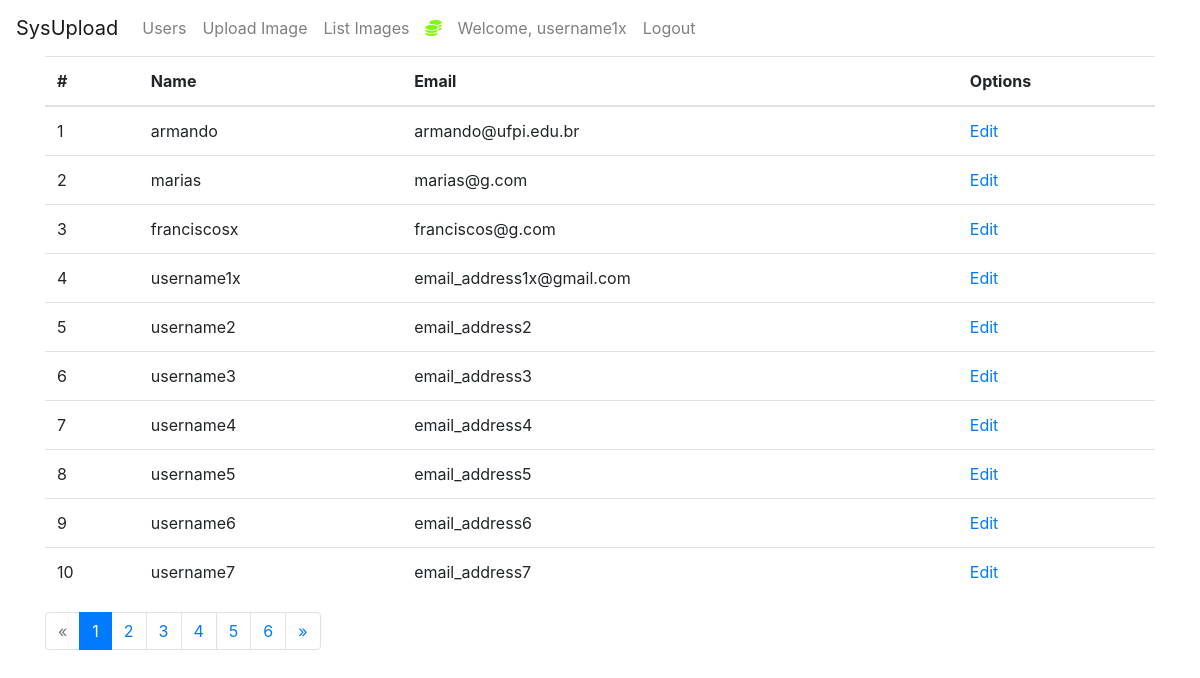
/users (signed in), run on the app's committed database.
### myapp/dao.py (models this page shows, shortened)
class User(db.Model, UserMixin):
    id = db.Column(db.Integer(), primary_key=True)
    username = db.Column(db.String(length=30), nullable=False, unique=True)
    email_address = db.Column(db.String(length=50), nullable=False, unique=True)
    password_hash = db.Column(db.String(length=60), nullable=False)
    @property
    def password(self):
        return self.password

### myapp/users.py (the view)
@app.route('/users')
@login_required
def pagination_page():
    page, per_page, offset = get_page_args(page_parameter='page', per_page_parameter='per_page')
    usersCollection = Users()
    users = usersCollection.list_all_users()
    total = len(users)
    pagination_users = get_users(offset=offset, per_page=per_page, users=users)
    pagination = Pagination(page=page, per_page=per_page, total=total, css_framework='bootstrap4')
    return render_template('user/pagination.html', users=pagination_users, page=page, per_page=per_page, pagination=pagination)

### myapp/dao.py (called while the page is built)
@login_manager.user_loader
def load_user(user_id):
    return User.query.get(int(user_id))

    def list_all_users(self):
        return User.query.all()

### myapp/users.py (called while the page is built)
def get_users(offset=0, per_page=10, users=users):
    return users[offset: offset + per_page]

### myapp/templates/user/pagination.html (shortened to what this page needs)
{% extends 'base.html' %}
{% block content %}
    <div class="container">
      <div class="table-responsive">
        <table class="table table-hover">
          <thead>
            <tr>
              <th>#</th>
              <th>Name</th>
              <th>Email</th>
              <th>Options</th>
            </tr>
          </thead>
          <tbody>
            {% for user in users %}
            <tr>
              <td>{{ loop.index + (page - 1) * per_page }}</td>
              <td>{{ user.username }}</td>
              <td>{{ user.email_address}} </td>
              <td><a href="{{ url_for('edit_user', id=user.id) }}">Edit</a></td>
            </tr>
            {% endfor %}
          </tbody>
        </table>
      </div>
      {{ pagination.links }}
    </div>
{% endblock %}

### myapp/templates/base.html (shortened to what this page needs)
<!doctype html>
<html lang="en">
   <head>
      <link rel="stylesheet" href="https://cdn.jsdelivr.net/npm/bootstrap@4.5.3/dist/css/bootstrap.min.css">
   </head>
   <body>
    <nav class="navbar navbar-expand-md navbar-light">
      <a class="navbar-brand" href="{{ url_for('myapp_page') }} ">SysUpload</a>
      <div class="collapse navbar-collapse" id="navbarNav">
          {% if current_user.is_authenticated %}
            <ul class="navbar-nav">
                <li class="nav-item">
                    <a class="nav-link" href="{{ url_for('pagination_page') }}">Users</a>
                </li>
                <li class="nav-item">
                    <a class="nav-link" href="{{ url_for('upload_page') }}">Upload Image</a>
                </li>
                <li class="nav-item">
                    <a class="nav-link" href="{{ url_for('list_files_page') }}">List Images</a>
                </li>
                <li class="nav-item">
                    <a class="nav-link" style="color: lawngreen; font-weight: bold">
                        <i class="fas fa-coins"></i>
                    </a>
                </li>
                <li class="nav-item">
                    <a class="nav-link">Welcome, {{ current_user.username }}</a>
                </li>
                <li class="nav-item">
                    <a class="nav-link" href="{{ url_for('logout_page') }}">Logout</a>
                </li>
            </ul>
          {% endif %}
      </div>
    </nav>
      {% block content %}
      {% endblock %}
   </body>
</html>

### data on the page
User: username "username1x", email_address "email_address1x@gmail.com"
User: username "armando", email_address "armando@ufpi.edu.br"
User: username "marias", email_address "marias@g.com"
User: username "franciscosx", email_address "franciscos@g.com"
User: username "username2", email_address "email_address2"
User: username "username3", email_address "email_address3"
User: username "username4", email_address "email_address4"
User: username "username5", email_address "email_address5"
User: username "username6", email_address "email_address6"
User: username "username7", email_address "email_address7"

### other printed values
{{ pagination.links }} "« 1 2 3 4 5 6 »"
